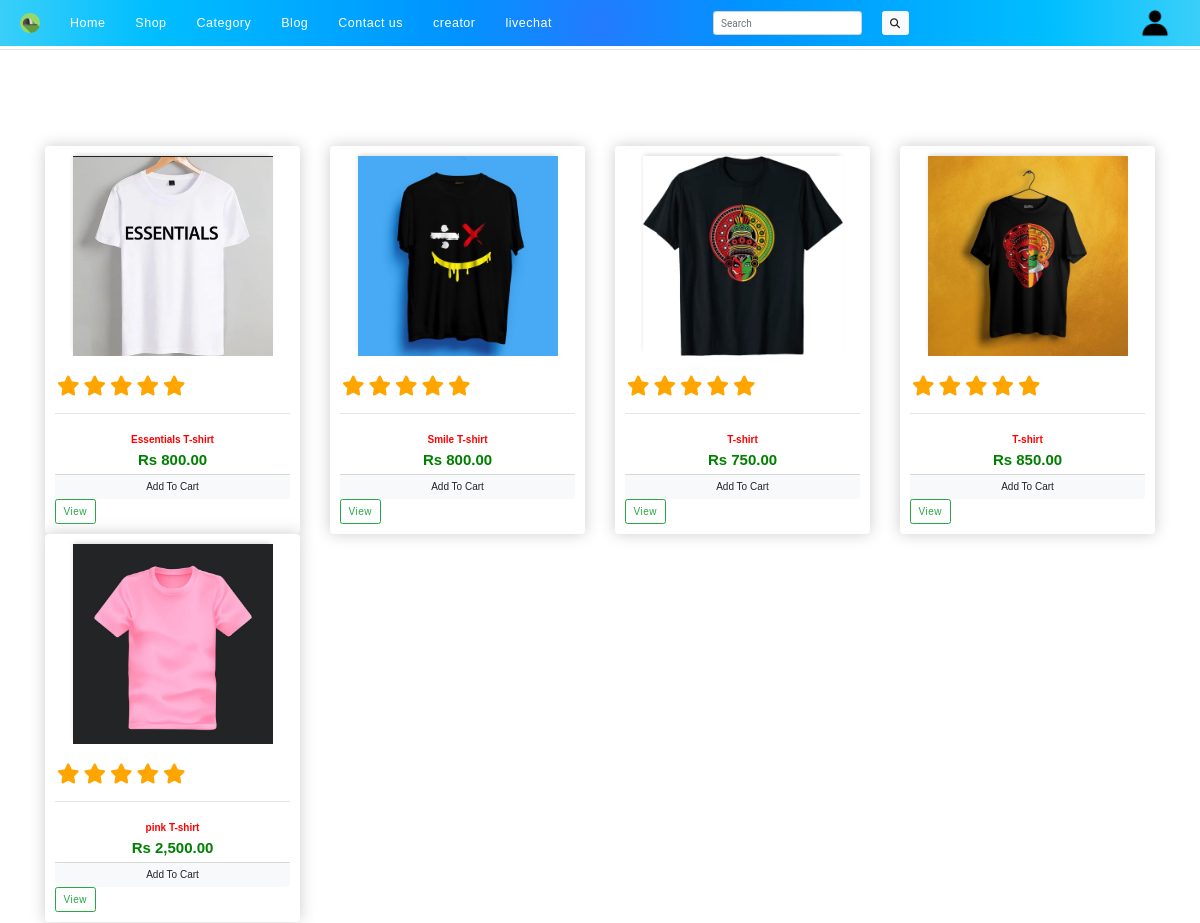
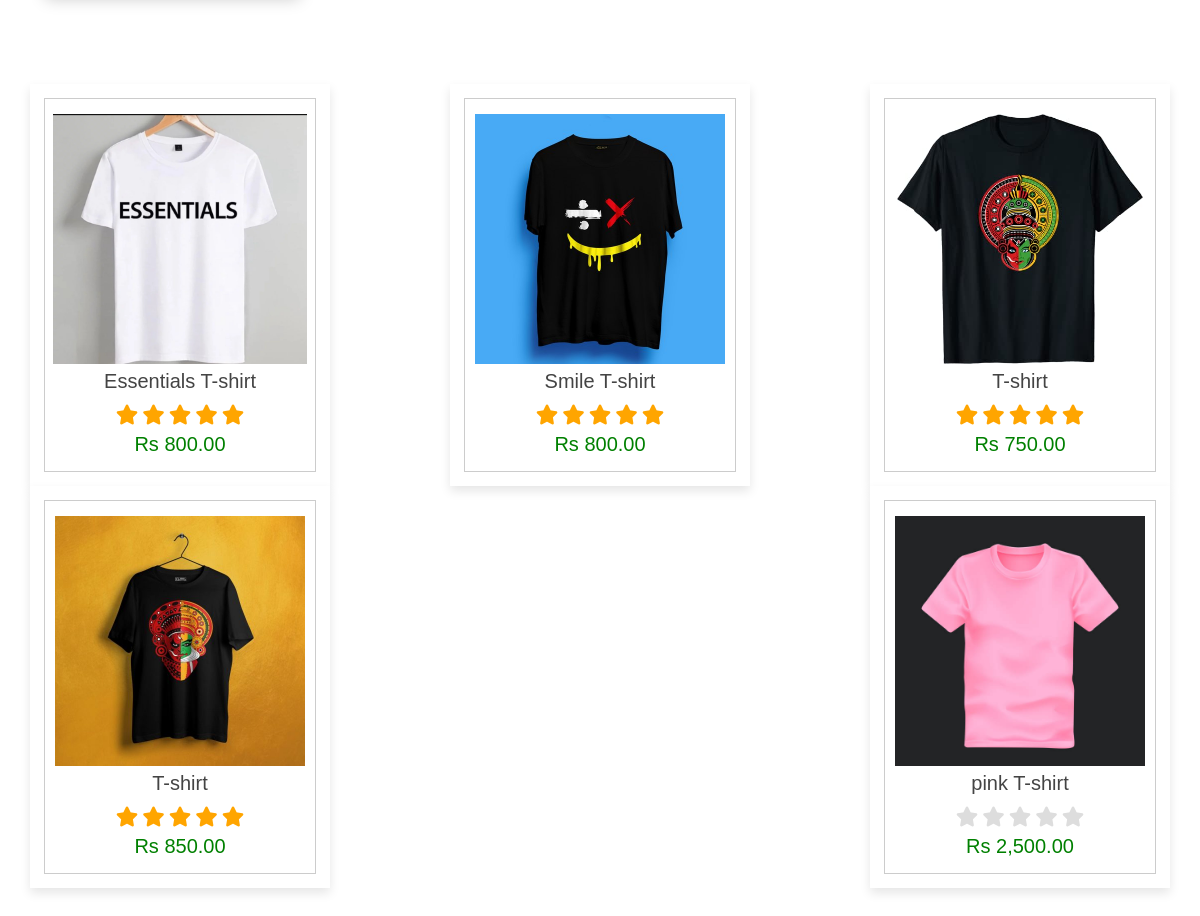
The page /home/store on the database its author committed (2 pictures, top to bottom).
### Home/models.py (models this page shows, shortened)
class Product(models.Model):
    id=models.AutoField(auto_created=True,primary_key=True)
    category = models.ForeignKey(Category, related_name='products', on_delete=models.CASCADE)
    name = models.CharField(max_length=200, db_index=True)
    slug = models.SlugField(max_length=200, db_index=True)
    image=models.ImageField(upload_to="media/productimage/")
    description = models.TextField(blank=True)
    price = models.DecimalField(max_digits=10, decimal_places=2)
    available = models.BooleanField(default=True)
    class Meta:
        ordering = ('name',)
        index_together = (('id', 'slug'),)
    @staticmethod
    def get_all_products():
        return Product.objects.all()

### Home/views.py (the view)
# urls.py: path('store', store , name='store'),
def store(request):
        cart = request.session.get('cart')
        if not cart:
            request.session['cart'] = {}
        products = None
        categories = Category.get_all_categories()
        categoryID = request.GET.get('category')
        if categoryID:
            products = Product.get_all_products_by_categoryid(categoryID)
        else:
            products = Product.get_all_products();
        data = {}
        data['products'] = products
        data['categories'] = categories
        print('you are : ', request.session.get('email'))
        return render(request, 'productpage/productpage.html', data)

### Home/models.py (called while the page is built)
    @staticmethod
    def get_all_categories():
        return Category.objects.all()

### Home/templatetags/cart.py (called while the page is built)
@register.filter(name='is_in_cart')
def is_in_cart(product  , cart):
    keys = cart.keys()
    for id in keys:
        if int(id) == product.id:
            return True
    return False;

### templates/productpage/productpage.html (shortened to what this page needs)
{% extends 'base.html' %}
{% load static %}
{% block css %}<link rel="stylesheet" type="text/css" href="{% static 'css/viewpage.css' %}">{% endblock %}
{% block content %}
{% load custom_filter %}
{% load cart %}
<h4 class="d-flex justify-content-center">PRODUCTS<h4>
<hr>
<div class="products-container container containbox" >
<div class="row">
    {% for product in products %}
    <div class="product col-lg-3">
        <div class="box-element product">
        <div class = "product-img">
        <img class="thumbnail" src="{{product.image.url}}">
        </div>
        <br>
        <div id="full-stars">
			<div class="rating-group">
				<label aria-label="1 star" class="rating__label" for="rating3-1"><i class="rating__icon rating__icon--star fa fa-star"></i></label>
				<label aria-label="2 stars" class="rating__label" for="rating3-2"><i class="rating__icon rating__icon--star fa fa-star"></i></label>
				<label aria-label="3 stars" class="rating__label" for="rating3-3"><i class="rating__icon rating__icon--star fa fa-star"></i></label>
				<label aria-label="4 stars" class="rating__label" for="rating3-4"><i class="rating__icon rating__icon--star fa fa-star"></i></label>
				<label aria-label="5 stars" class="rating__label" for="rating3-5"><i class="rating__icon rating__icon--star fa fa-star"></i></label>
			</div>
		</div>
        <hr>
            <h6 class = "d-flex justify-content-center pt-3" style="color:red;"><strong>{{product.name}}</strong></h6>
            <h4 class="d-flex justify-content-center " style="color:green; "><strong>Rs {{product.price}}</strong></h4>
            	<div class="card-footer p-0 no-gutters">
						{% if product|is_in_cart:request.session.cart %}
						<div class="row no-gutters btn-outline-light">
							<form action="/#{{product.id}}" class="col-2 " method="post">
								{% csrf_token %}
								<input hidden type="text" name='product' value='{{product.id}}'>
								<input hidden type="text" name='remove' value='True'>
								<input type="submit" value=" - " class="btn btn-block btn-light border-right">
							</form>
							<div class="text-center col btn btn-primary">{{product|cart_quantity:request.session.cart}} in Cart</div>
							<form action="/#{{product.id}}" class="col-2 " method="post">
								{% csrf_token %}
								<input hidden type="text" name='product' value='{{product.id}}'>
								<input type="submit" value=" + " class="btn btn-block btn-light border-left">
							</form>
						</div>
						{% else %}
						<form action="/#{{product.id}}" method="POST" class="btn-block">
							<input type="submit" class="float-right btn btn-light  form-control"
								value="Add To Cart">
						</form>
						{% endif %}
					</div>
              <a class="btn btn-outline-success" href="{% url "edit" product.id%}" >View</a>
        </div>
    </div>
    {% endfor %}
{% endblock content %}
{% block section %}
<div class="products-container container containbox" >
<div class="row" data-name="{{product.id}}">
  {% for product in products %}
      <div class="product d-inline" data-name="{{product.id}}">
         <img src="{{product.image.url}}" alt="">
         <h3>{{product.name}}</h3>
		 <div id="full-stars">
			<div class="rating-group">
				<label aria-label="1 star" class="rating__label" for="rating3-1"><i class="rating__icon rating__icon--star fa fa-star"></i></label>
				<label aria-label="2 stars" class="rating__label" for="rating3-2"><i class="rating__icon rating__icon--star fa fa-star"></i></label>
				<label aria-label="3 stars" class="rating__label" for="rating3-3"><i class="rating__icon rating__icon--star fa fa-star"></i></label>
				<label aria-label="4 stars" class="rating__label" for="rating3-4"><i class="rating__icon rating__icon--star fa fa-star"></i></label>
				<label aria-label="5 stars" class="rating__label" for="rating3-5"><i class="rating__icon rating__icon--star fa fa-star"></i></label>
			</div>
		</div>
         <div class="price" " style="color:green; ">Rs {{product.price}}</div>
      </div>
    {% endfor %}
   </div>
</div>
{% endblock section %}

### static/css/main.css (style rules this page uses)
* { margin: 0; padding: 0; font-family: 'Poppins', sans-serif; }
h1, h2, h3, h4, h5, h6 { color: hsl(0, 0%, 30%); }
a { position: relative; text-decoration: none; font-family: "Poppins", sans-serif; color: #a0a0a0; font-size: 18px; letter-spacing: 0.5px; padding: 0 10px; }
a:before, a:after { content: ""; position: absolute; height: 3px; width: 0; background-color: #f5f7f5; transition: 0.5s; }
a:after { left: 0; bottom: -10px; }
a:before { right: 0; top: -10px; }
.box-element { box-shadow: hsl(0, 0%, 80%) 0 0 16px; background-color: #fff; border-radius: 4px; padding: 10px; }
.thumbnail { width: 100%; height: 200px; -webkit-box-shadow: -1px -3px 5px -2px rgba(214, 214, 214, 1); -moz-box-shadow: -1px -3px 5px -2px rgba(214, 214, 214, 1); box-shadow: -1px -3px 5px -2px rgba(214, 214, 214, 1); }
.product-img { background: var(--white-light); box-shadow: 0 0 20px 10px var(--white-light); width: 200px; height: 200px; margin: 0 auto; border-radius: 50%; transition: background 0.5s ease; }
.product-img img { transition: transform 0.2s ease; }
#full-stars .rating-group { display: inline-flex; }
.rating__icon { pointer-events: none; }
.rating__label { cursor: pointer; padding: 0 0.1em; font-size: 2rem; }
.rating__icon--star { color: orange; }
.rating__input:checked~.rating__label .rating__icon--star { color: #ddd; }

### static/css/contact.css (style rules this page uses)
* { box-sizing: border-box; }
body { color: #212d31; font-family: 'Roboto', sans-serif; }
h3, ul { margin: 0; }
h3 { margin-bottom: 1rem; }
form { display: grid; grid-template-columns: 1fr 1fr; grid-gap: 20px; }

### static/css/style.css (style rules this page uses)
* { margin: 0; padding: 0; font-family: 'Poppins', sans-serif; }
.row { margin-top: 5%; display: flex; justify-content: space-between; }

### static/css/viewpage.css (style rules this page uses)
html { font-size: 62.5%; overflow-x: hidden; }
body { background: #eee; }
.container { max-width: 1200px; margin: 0 auto; padding: 3rem 2rem; }
.container .products-container { display: grid; grid-template-columns: repeat(auto-fit, minmax(30rem, 1fr)); gap: 2rem; }
.container .products-container .product { text-align: center; padding: 3rem 2rem; background: #fff; box-shadow: 0 .5rem 1rem rgba(0, 0, 0, .1); outline: .1rem solid #ccc; outline-offset: -1.5rem; cursor: pointer; width: 300px; }
.container .products-container .product img { height: 25rem; }
.container .products-container .product h3 { padding: .5rem 0; font-size: 2rem; color: #444; }
.container .products-container .product .price { font-size: 2rem; color: #444; }

### rows shown on the page
Product: image (picture), name "Essentials T-shirt", price "800.00"
Product: image (picture), name "Smile T-shirt", price "800.00"
Product: image (picture), name "T-shirt", price "750.00"
Product: image (picture), name "T-shirt", price "850.00"
Product: image (picture), name "pink T-shirt", price "2,500.00"
